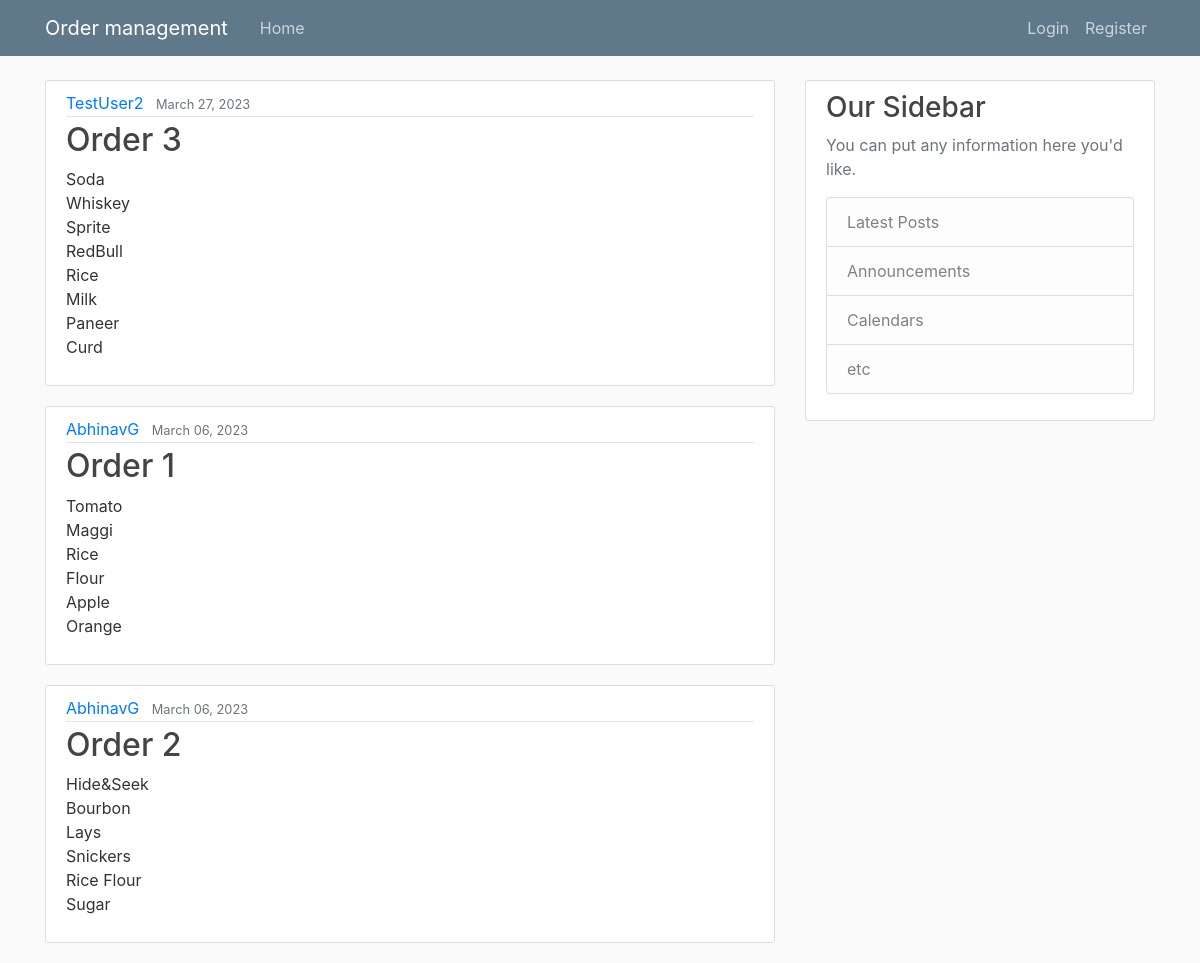
Screenshot of /blog/ with the database file from the repository.
### blog/models.py (models this page shows, shortened)
class Post(models.Model):
	title=models.CharField(max_length=100)
	content=models.TextField()
	date_posted=models.DateTimeField(default=timezone.now)
	author=models.ForeignKey(User, on_delete=models.CASCADE)

### blog/views.py (the view)
# urls.py: path('', PostListView.as_view(), name='blog-home'),
class PostListView(ListView):
    model = Post
    template_name = 'blog/home.html'  # <app>/<model>_<viewtype>.html
    context_object_name = 'posts'
    ordering = ['-date_posted']

### blog/templates/blog/home.html
{% extends "blog/base.html" %}
{% block content %}
    {% for post in posts %}
        <article class="media content-section">
          <div class="media-body">
            <div class="article-metadata">
              <a class="mr-2" href="#">{{ post.author }}</a>
              <small class="text-muted">{{ post.date_posted|date:"F d, Y" }}</small>
            </div>
            <h2><a class="article-title" href="{%url 'post-detail' post.id%}">{{ post.title }}</a></h2>
            <p class="article-content">{{ post.content }}</p>
          </div>
        </article>
    {% endfor %}
{% endblock content %}

### blog/templates/blog/base.html (shortened to what this page needs)
{% load static %}
<!DOCTYPE html>
<html>
<head>
    <link rel="stylesheet" href="https://cdn.jsdelivr.net/npm/bootstrap@4.0.0/dist/css/bootstrap.min.css">
    <link rel="stylesheet" type="text/css" href="{% static 'blog/main.css' %}">
</head>
<body>
    <header class="site-header">
  <nav class="navbar navbar-expand-md navbar-dark bg-steel fixed-top">
    <div class="container">
      <a class="navbar-brand mr-4" href="{% url 'blog-home' %}">Order management</a>
      <div class="collapse navbar-collapse" id="navbarToggle">
        <div class="navbar-nav mr-auto">
          <a class="nav-item nav-link" href="{% url 'blog-home' %}">Home</a>
        </div>
        <div class="navbar-nav">
          {% if user.is_authenticated %}
            <a class="nav-item nav-link" href="{% url 'post-create' %}">New Post</a>
            <a class="nav-item nav-link" href="{% url 'logout' %}">Logout</a>
          {% else %}
            <a class="nav-item nav-link" href="{% url 'login' %}">Login</a>
            <a class="nav-item nav-link" href="{% url 'register' %}">Register</a>
          {% endif %}
        </div>
      </div>
    </div>
  </nav>
</header>
    <main role="main" class="container">
  <div class="row">
    <div class="col-md-8">
      {% block content %}{% endblock %}
    </div>
    <div class="col-md-4">
      <div class="content-section">
        <h3>Our Sidebar</h3>
        <p class='text-muted'>You can put any information here you'd like.
          <ul class="list-group">
            <li class="list-group-item list-group-item-light">Latest Posts</li>
            <li class="list-group-item list-group-item-light">Announcements</li>
            <li class="list-group-item list-group-item-light">Calendars</li>
            <li class="list-group-item list-group-item-light">etc</li>
          </ul>
        </p>
      </div>
    </div>
  </div>
</main>
</body>
</html>

### blog/static/blog/main.css (style rules this page uses)
body { background: #fafafa; color: #333333; margin-top: 5rem; }
h1, h2, h3, h4, h5, h6 { color: #444444; }
ul { margin: 0; }
.bg-steel { background-color: #5f788a; }
.site-header .navbar-nav .nav-link { color: #cbd5db; }
.content-section { background: #ffffff; padding: 10px 20px; border: 1px solid #dddddd; border-radius: 3px; margin-bottom: 20px; }
.article-title { color: #444444; }
.article-content { white-space: pre-line; }
.article-metadata { padding-bottom: 1px; margin-bottom: 4px; border-bottom: 1px solid #e3e3e3 }

### rows the page displays
Post: author "TestUser2", date_posted "March 27, 2023", title "Order 3", content "Soda Whiskey Sprite RedBull Rice Milk Paneer Curd"
Post: author "AbhinavG", date_posted "March 06, 2023", title "Order 1", content "Tomato Maggi Rice Flour Apple Orange"
Post: author "AbhinavG", date_posted "March 06, 2023", title "Order 2", content "Hide&Seek Bourbon Lays Snickers Rice Flour Sugar"
